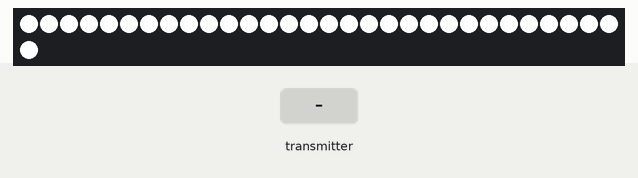
Simulated run of this sketch. Board: ESP32. Shown: 31 RGB LEDs in strip order, left to right, continuing on the next row. The test bench sets the inputs (shaded band). Dim RGB values are drawn brighter than linear; what the sketch prints to the serial monitor is not drawn.

Above: at 6.2 s.
6.3 s: the transmitter starts sending sat = 128
At 7.7 s:
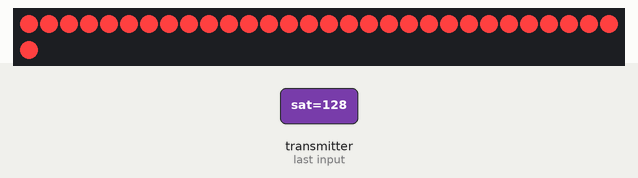
8.9 s: the transmitter starts sending hue = 255
At 9.36 s:
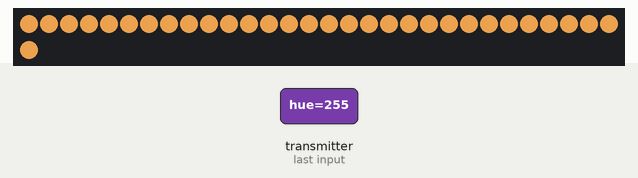
11.6 s: the transmitter starts sending hue = 0
At 12.06 s:
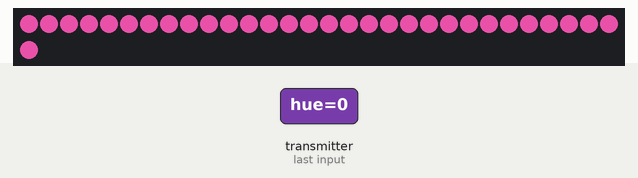
14.3 s: the transmitter starts sending sat = 0
At 16.3 s:
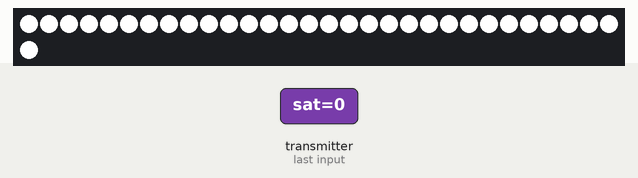
Timing chart, 0 to 17.1 s (numbered marks = the images above; inputs shaded):
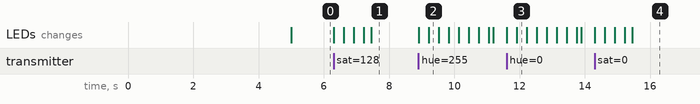

The sketch:

InfinityMirror.ino
```cpp
#include <esp_now.h>
#include <WiFi.h>
#include "M5Atom.h"
#include <FastLED.h>

// LED settings
#define LED_PIN 26
#define NUM_LEDS 31
CRGB leds[NUM_LEDS];

// 受信するデータの構造体を定義
struct DataPacket {
  uint8_t hue;
  uint8_t sat;
};

// 受信するデータのインスタンスを作成
DataPacket data;

// 前回受信した周波数を記録する変数
float previousFrequency = 0.0;

// 現在の色相を保持する変数
uint8_t targetHue = 0;
uint8_t targetSat = 0;


// データ受信時のコールバック関数
void OnDataRecv(const esp_now_recv_info_t *recvInfo, const uint8_t *incomingData, int len) {
     if (len == sizeof(DataPacket)) {
        memcpy(&data, incomingData, sizeof(DataPacket));

        targetSat = data.sat;
        targetHue = data.hue;
    } else {
        Serial.println("Received data of unexpected length");
    }
}

void setup() {
    M5.begin(true, false, false);  // M5Atomの初期化

    // シリアルモニタの初期化
    Serial.begin(9600);
    delay(5000);

    WiFi.mode(WIFI_STA);
    WiFi.disconnect();

    if (esp_now_init() == ESP_OK) {
        Serial.println("ESPNow Init Success");
    } else {
        Serial.println("ESPNow Init Failed");
        ESP.restart();
    }

    // 自身のMACアドレスを取得して表示
    Serial.println("MAC Address:");
    Serial.println(WiFi.macAddress());

    esp_now_register_recv_cb(OnDataRecv);

    // LED set up
    FastLED.addLeds<NEOPIXEL, LED_PIN>(leds, NUM_LEDS);
    FastLED.clear();
    FastLED.show();

    Serial.println("started");
}

uint8_t hue = 0;
uint8_t sat = 0;
void loop() {
  // LEDの色と輝度を設定
  if (hue != targetHue) {
      hue = (targetHue > hue) ? hue + 1 : hue - 1;
  }

  if (sat != targetSat) {
      sat = (targetSat > sat) ? sat + 1 : sat - 1;
  }

  for (int i = 0; i < NUM_LEDS; i++) {
      leds[i] = CHSV(hue, sat, 255);
  }
  FastLED.show();
  delay(8);
}
```
